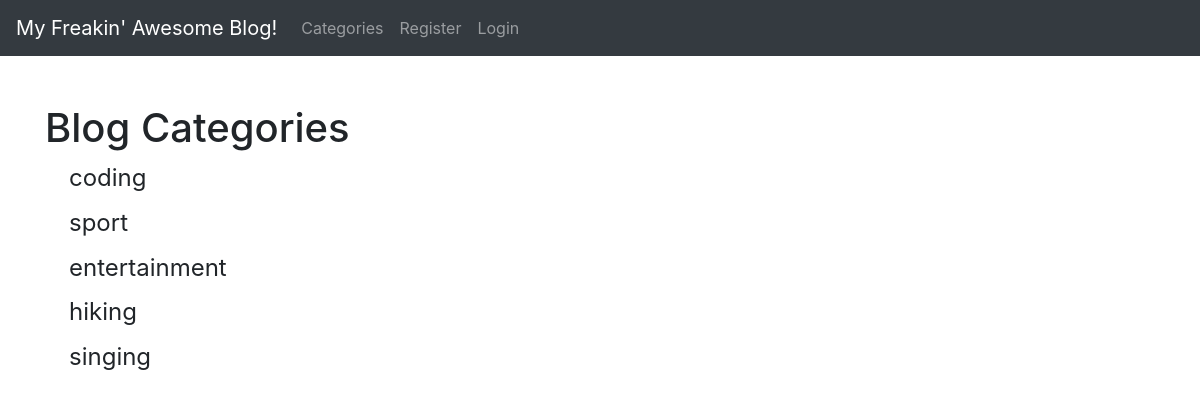
The page /category-list/ on the database as committed earlier.
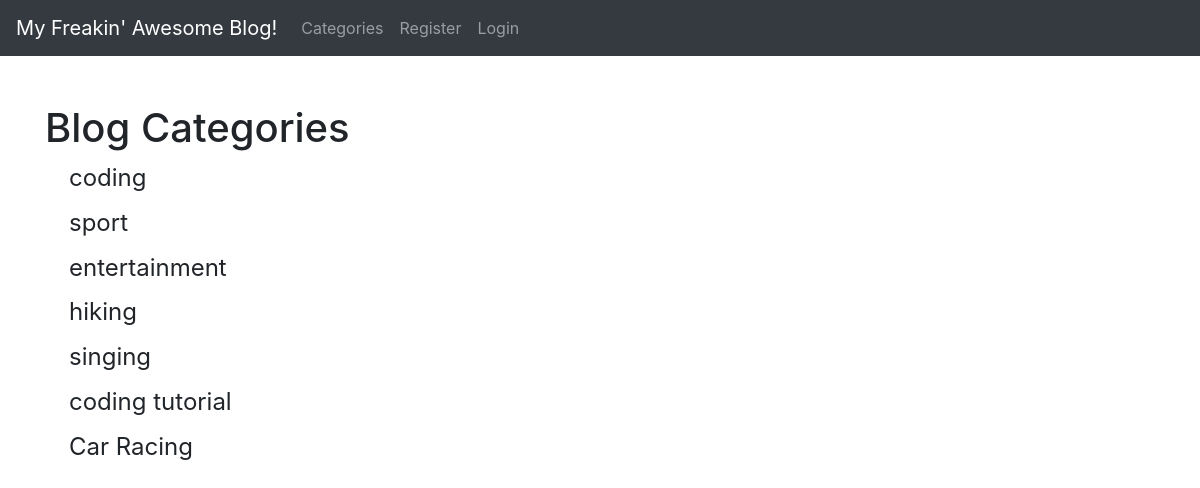
The same page on the database as committed later.
### theblog/models.py (models this page shows, shortened)
class Category(models.Model):
    name = models.CharField(max_length=255)
    def __str__(self):
        return self.name

### theblog/views.py (the view)
# urls.py: path('category-list/', CategoryListView, name='category-list'),
def CategoryListView(request): #cats from url
    cat_menu_list = Category.objects.all()
    return render(request, 'category_list.html', {'cat_menu_list':cat_menu_list})

### theblog/templates/category_list.html (shortened to what this page needs)
{% extends 'base.html' %}
{% block content %}
<h1>Blog Categories</h1>
{% for item in cat_menu_list %}
           <h4><a class="dropdown-item" href="{% url 'category' item|slugify %}">
              {{ item }}
            </a></h4>
            {% endfor %}
{% endblock %}

Rows that differ between the two databases and show on the page:
added Category: name "coding tutorial"
added Category: name "Car Racing"
